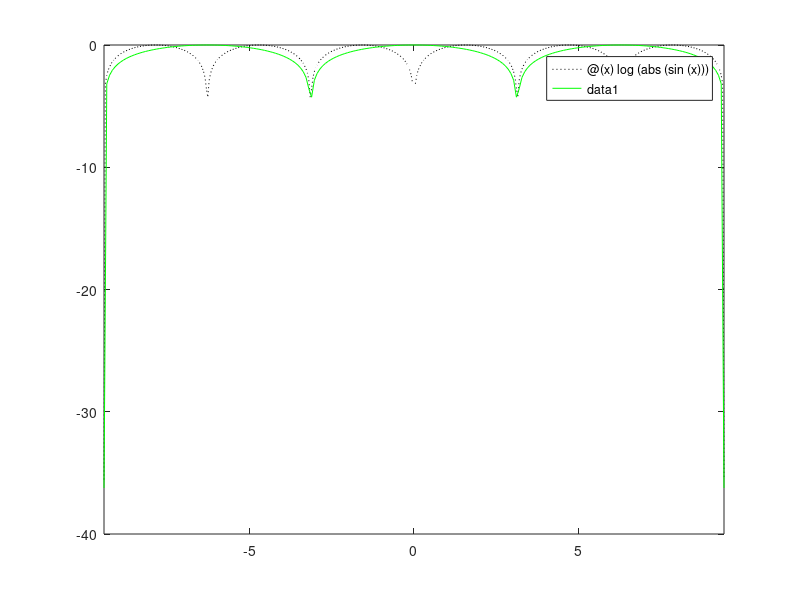

Here is the MATLAB script that generated this plot:
%% Thinking process
% This question just wants you to use the fplot long with the 
% in built "hold on" function that lets you to plot two graphs on the same
% axis 

%% Released Solution
function plotFun()
    % 1st plot: y=ln|cos x|. In Matlab, ln is called 'log'
    % and the absolute value is a function 'abs'
    % 'k:' means black dotted line
    fplot(@(x) log(abs(sin(x))), [-3*pi, 3*pi], 'k:')
    
    hold on % to add a second plot to the same set of axes
    % 'g-' means green solid line
    fplot(@(x) log(abs(cos(x/2))), [-3*pi, 3*pi], 'g-')
end